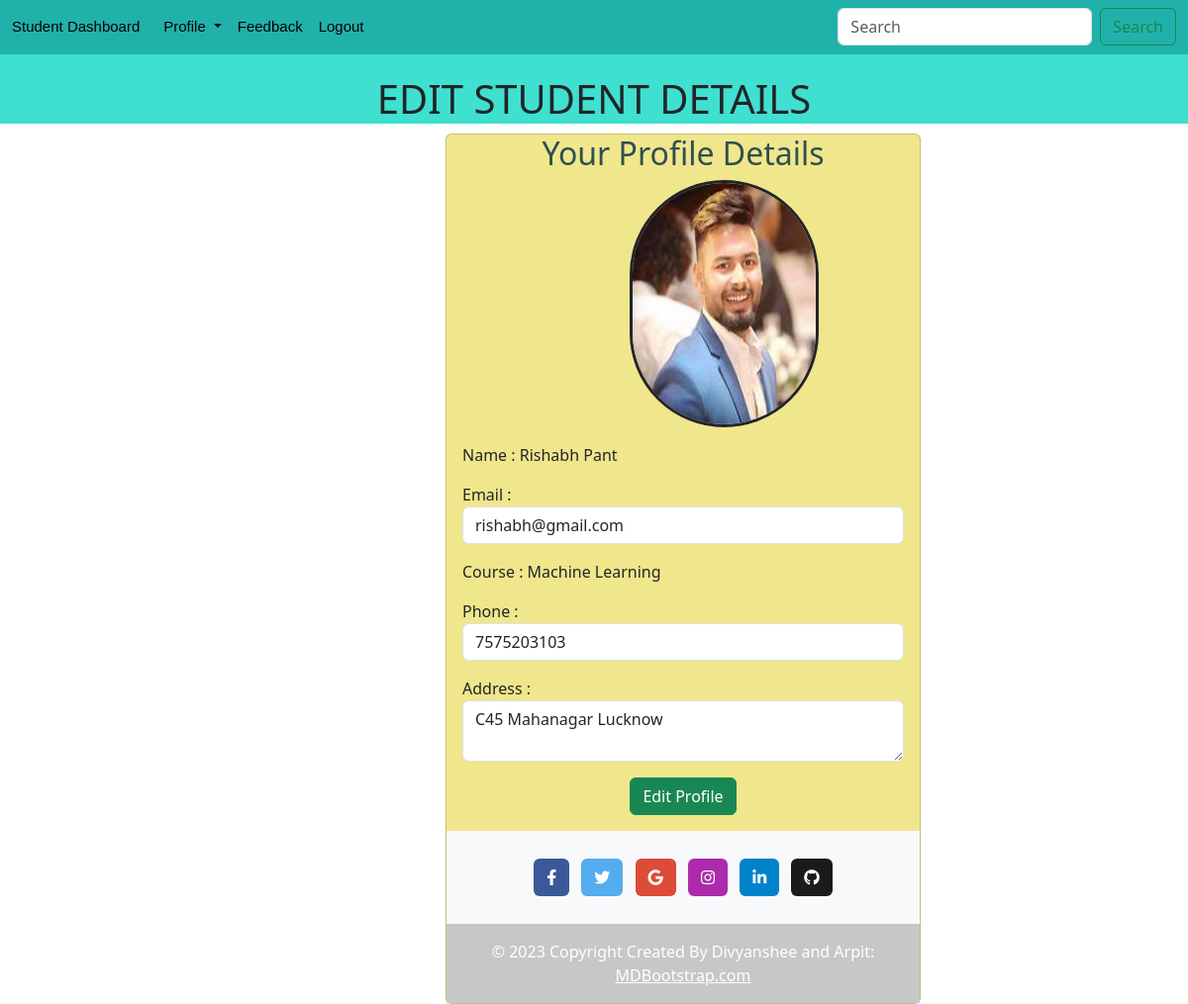
The app's page /student_edit_profile/ (signed in) with its own data.
### myapp/models.py (models this page shows, shortened)
class Student(models.Model):
    course=models.ForeignKey(Course,on_delete=models.CASCADE)
    name=models.CharField(max_length=45)
    email=models.EmailField(max_length=45)
    phone=models.CharField(max_length=10)
    student_id=models.CharField(max_length=40,primary_key=True)
    student_password=models.CharField(max_length=40)
    gender=models.CharField(max_length=6,choices=gender)
    description=models.TextField()
    address=models.TextField()
    student_pic=models.FileField(max_length=200,upload_to="myapp/student_pic",default="")

class Course(models.Model):
    course_name=models.CharField(max_length=45,primary_key=True)
    course_fees=models.IntegerField()
    course_duration=models.CharField(max_length=40)
    course_contents=models.TextField(blank=True)
    def __str__(self):
        return self.course_name

### myapp/student_views.py (the view, shortened to what this page needs)
# urls.py: path("student_edit_profile/",student_views.student_edit_profile,name="student_edit_profile"),
def student_edit_profile(request):
    if request.method=="GET":
        stud_id=request.session["student_key"]
        student_obj=Student.objects.get(student_id=stud_id)
        student_dict={"student_data":student_obj}
        return render(request,'myapp/student/student_editprofile.html',student_dict)

### myapp/templates/myapp/student/student_editprofile.html (shortened to what this page needs)
{%extends 'myapp/student/student_base.html'%}
{%block content%}
<div style="width: 100%;height: 70px;background-color:turquoise;">
    <h1 style="text-align: center;line-height: 90px;margin-top: 0px;">EDIT STUDENT DETAILS</h1>
</div>
<form method="POST" action="/student_edit_profile/"">
<div class="card" style="width: 40%;height: auto;background-color: khaki;position: relative;margin-left: 450px;margin-top: 10px;">
    <h2 style="text-align: center;color: darkslategray;">Your Profile Details</h2>
    <img src="/media/{{student_data.student_pic}}" class="card-img-top" alt="..." style="height: 250px;width:40%;position: relative;margin-left: 185px;border: solid;border-radius: 100px;">
<div class="card-body">
    <p class="card-text">Name : {{student_data.name}}</p>
    <p class="card-text">Email : <input type="email" name="useremail" class="form-control" required value="{{student_data.email}}"></p>
    <p class="card-text">Course : {{student_data.course}}</p>
    <p class="card-text">Phone : <input type="text" name="userphone" class="form-control" required value="{{student_data.phone}}"></p>
    <p class="card-text">Address :<textarea name="useraddress" class="form-control" required >{{student_data.address}}</textarea></p>
    <div class="text-center"><button class="btn btn-success">Edit Profile</button>
</div>
</div>
</form>
{%endblock%}

### records on screen
Student: student_pic (picture), name "Rishabh Pant", useremail "rishabh@gmail.com", course "Machine Learning", userphone "7575203103", useraddress "C45 Mahanagar Lucknow"
